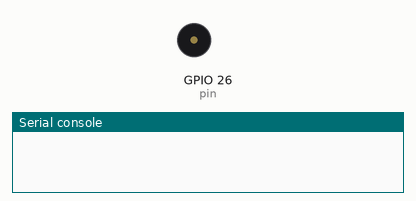
This program was run on a simulated ESP32 board running MicroPython. On the bench: buzzer (waves = sounding), the last lines printed to the serial console. At 15.9 s the program stops and its outputs stay as they are.

Above: at 0.1 s.
At 10.4 s:
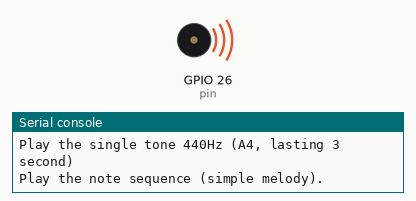
Timing chart, 0 to 17.2 s (numbered marks = the images above):
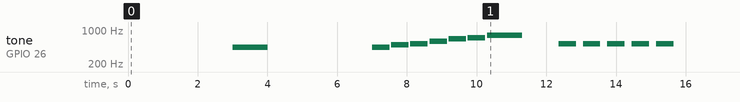

The program:

main.py
```python
# Python env   : MicroPython v1.23.0
# -*- coding: utf-8 -*-
# @Time    : 2025/9/9 下午3:31
# @Author  : 缪贵成
# @File    : main.py
# @Description : 基于LM386的功率放大扬声器模块驱动测试文件

# ======================================== 导入相关模块 =========================================

from lm386_speaker import LMSpeaker
import time

# ======================================== 全局变量 ============================================

# ======================================== 功能函数 ============================================

# ======================================== 自定义类 ============================================

# ======================================== 初始化配置 ==========================================

time.sleep(3)
print("FreakStudio:Testing the driving of the LM386-based power amplifier speaker module.")
# 初始化扬声器，假设 PWM 引脚 = 26
speaker = LMSpeaker(pin=26, freq=1000)

# ========================================  主程序  ============================================

print("Play the single tone 440Hz (A4, lasting 3 second) ")
speaker.play_tone(440, 1.0)  # 播放 A4 音符
time.sleep(3)

print("Play the note sequence (simple melody).")
melody = [
    (440, 0.5),  # A4
    (494, 0.5),  # B4
    (523, 0.5),  # C5
    (587, 0.5),  # D5
    (659, 0.5),  # E5
    (698, 0.5),  # F5
    (784, 1.0),  # G5
]
speaker.play_sequence(melody)
time.sleep(1)

print("Test volume adjustment.")
for vol in [20, 40, 60, 80, 100]:
    print("Volume:", vol, "%")
    speaker.set_volume(vol)
    # C5
    speaker.play_tone(523, 0.5)
    time.sleep(0.2)

print("Mute...")
speaker.stop()
```

lm386_speaker.py
```python
# (licence header left out)
__version__ = "0.1.0"
__author__ = "缪贵成"
__license__ = "MIT"
__platform__ = "MicroPython v1.23"

# ======================================== 导入相关模块 =========================================

from machine import Pin, PWM
import time

# ======================================== 全局变量 ============================================

# ======================================== 功能函数 ============================================

# ======================================== 自定义类 ============================================


class LMSpeaker:
    """
    该类控制基于 LM386 功率放大器的扬声器模块，提供音调播放、音符序列播放和音量调节功能。

    Attributes:
        pin (Pin): machine.Pin 实例，PWM 输出引脚。
        freq (int): 默认 PWM 频率，单位 Hz。
        _pwm (PWM): machine.PWM 实例，用于产生方波信号。

    Methods:
        play_tone(frequency: int, duration: float) -> None: 播放指定频率和时长的单音。
        play_sequence(notes: list[tuple[int, float]]) -> None: 播放一系列音符序列。
        set_volume(percent: int) -> None: 设置音量百分比（1–100%）。
        stop() -> None: 停止播放并静音。

    Notes:
        - 占空比通过 PWM 控制，不同平台 duty 范围不同（ESP32/8266 0–1023，RP2040/STM32 0–65535）。
        - 本类不进行音频解码，只产生方波驱动 LM386。
        - 在 ISR 中调用可能不安全，请使用 micropython.schedule 延迟执行。

    ==========================================

    LMSpeaker driver for LM386 amplifier-based speaker module.
    Provides tone playing, note sequences, and volume control.

    Attributes:
        pin (Pin): machine.Pin instance for PWM output.
        freq (int): default PWM frequency in Hz.
        _pwm (PWM): machine.PWM instance for waveform generation.

    Methods:
        play_tone(frequency: int, duration: float) -> None: Play a single tone.
        play_sequence(notes: list[tuple[int, float]]) -> None: Play a sequence of notes.
        set_volume(percent: int) -> None: Set output volume in percentage (1–100%).
        stop() -> None: Stop output and mute speaker.

    Notes:
        - PWM duty mapping depends on platform (0–1023 or 0–65535).
        - Only generates square waves, no audio decoding.
        - Not ISR-safe. Use micropython.schedule for deferred calls.
    """

    def __init__(self, pin: int, freq: int = 1000):
        """
        初始化扬声器模块。

        Args:
            pin (int): PWM 输出引脚编号。
            freq (int): 默认 PWM 频率，单位 Hz，默认 1000 Hz。

        Notes:
            初始化时会立即配置 PWM，但不会产生声音。

        ==========================================

        Initialize LMSpeaker.

        Args:
            pin (int): Pin number for PWM output.
            freq (int): Default PWM frequency in Hz. Default is 1000 Hz.

        Notes:
            PWM is configured at init but kept muted.
        """
        self.pin = Pin(pin)
        self.freq = freq
        self._pwm = None
        self._init_pwm()

    def _init_pwm(self):
        """
        初始化 PWM 硬件并静音。

        Notes:
            仅供内部使用。

        ==========================================

        Initialize PWM hardware and mute output.

        Notes:
            Internal use only.
        """
        self._pwm = PWM(self.pin)
        self._pwm.freq(self.freq)
        self._pwm.duty_u16(0)  # mute by default (0–65535)

    def play_tone(self, frequency: int, duration: float):
        """
        播放指定频率的单音。

        Args:
            frequency (int): 音调频率，单位 Hz。
            duration (float): 持续时间，单位秒。

        Notes:
            播放后会自动调用 stop() 静音。

        ==========================================

        Play a tone with given frequency.

        Args:
            frequency (int): Tone frequency in Hz.
            duration (float): Duration in seconds.

        Notes:
            stop() is called automatically after playback.
        """
        # 人耳可听频率理论在20Hz-20kHz
        self._pwm.freq(frequency)
        self._pwm.duty_u16(32768)
        time.sleep(duration)
        self.stop()

    def play_sequence(self, notes: list[tuple[int, float]]):
        """
        播放一系列音符序列。

        Args:
            notes (list): 列表，每个元素为 (frequency:int, duration:float)。

        Notes:
            每个音符间有约 0.05 秒间隔。

        ==========================================

        Play a sequence of notes.

        Args:
            notes (list): List of tuples (frequency:int, duration:float).

        Notes:
            Adds ~0.05s pause between notes.
        """
        for freq, dur in notes:
            self.play_tone(freq, dur)
            # short pause between notes
            time.sleep(0.05)

    def set_volume(self, percent: int):
        """
        设置音量百分比（1–100）。

        Args:
            percent (int): 音量百分比，范围 1–100。

        Raises:
            RuntimeError: 如果 PWM 驱动不支持 duty 设置。

        Notes:
            内部会根据平台映射到 0–65535 或 0–1023。

        ==========================================

        Set speaker volume (1–100%).

        Args:
            percent (int): Volume percentage.

        Raises:
            RuntimeError: If PWM driver unsupported.

        Notes:
            Duty mapped to platform-specific range (0–65535 or 0–1023).
        """
        # Clamp percent into [1, 100]
        percent = max(1, min(100, percent))
        # Map to PWM duty range
        if hasattr(self._pwm, "duty_u16"):
            # MicroPython (0–65535)
            duty = int(percent / 100 * 65535)
            self._pwm.duty_u16(duty)
        elif hasattr(self._pwm, "duty"):
            # MicroPython ESP8266/ESP32 (0–1023)
            duty = int(percent / 100 * 1023)
            self._pwm.duty(duty)
        else:
            raise RuntimeError("Unsupported PWM driver")

    def stop(self):
        """
        停止播放并静音。

        Notes:
            通过 duty=0 实现静音。

        ==========================================

        Stop playback and mute.

        Notes:
            Mute achieved by setting duty=0.
        """
        self._pwm.duty_u16(0)


# ======================================== 初始化配置 ===========================================

# ========================================  主程序  ============================================
```

Measured:
- by itself, tone on GPIO 26 (pin): plays 440 Hz for 1.0 s, 440 Hz for 0.50 s, 494 Hz for 0.50 s, 523 Hz for 0.50 s, 587 Hz for 0.50 s, 659 Hz for 0.50 s … (13 notes in this stretch)
